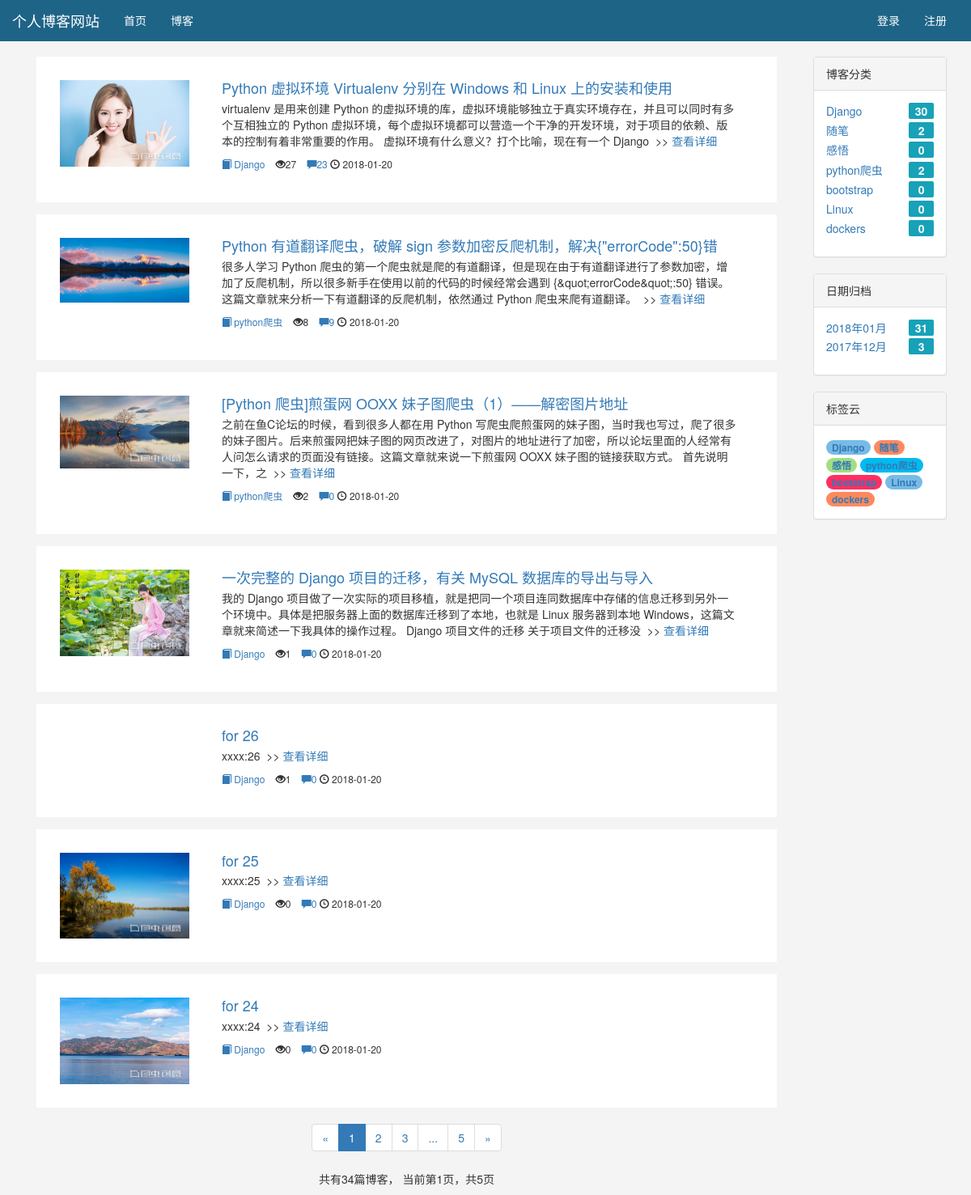
Screenshot of /blog/ with the database file from the repository.
### blog/models.py (models this page shows, shortened)
class Blog(models.Model, ReadNumExpandMethod):
    title = models.CharField(max_length=50)
    img = models.ImageField(upload_to='upload/',null=True)
    blog_type = models.ForeignKey(BlogType, on_delete=models.CASCADE)
    content = RichTextUploadingField()
    author = models.ForeignKey(User, on_delete=models.CASCADE)
    read_details = GenericRelation(ReadDetail)
    created_time = models.DateTimeField(auto_now_add=True)
    last_updated_time = models.DateTimeField(auto_now=True)
    class Meta:
        ordering = ['-created_time']

class BlogType(models.Model):
    type_name = models.CharField(max_length=15)
    def __str__(self):
        return self.type_name

### read_statistics/models.py (models this page shows)
class ReadNum(models.Model):
    read_num = models.IntegerField(default=0)
    content_type = models.ForeignKey(ContentType, on_delete=models.CASCADE)
    object_id = models.PositiveIntegerField()
    content_object = GenericForeignKey('content_type', 'object_id')

### blog/views.py (the view)
# urls.py: path('', views.blog_list, name='blog_list'),
def blog_list(request):
    blogs_all_list = Blog.objects.all()
    context = get_blog_list_common_data(request, blogs_all_list)
    return render(request, 'blog/blog_list.html', context)

### comment/templatetags/comment_tags.py (called while the page is built)
@register.simple_tag
def get_comment_count(obj):
    content_type = ContentType.objects.get_for_model(obj)
    return Comment.objects.filter(content_type=content_type, object_id=obj.pk).count()

### read_statistics/models.py (called while the page is built)
    def get_read_num(self):
        try:
            ct = ContentType.objects.get_for_model(self)
            readnum = ReadNum.objects.get(content_type=ct, object_id=self.pk)
            return readnum.read_num
        except exceptions.ObjectDoesNotExist:
            return 0

### user/context_processors.py (called while the page is built)
def login_modal_form(request):
    return {'login_modal_form': LoginForm()}

### blog/templates/blog/blog_list.html (shortened to what this page needs)
{% extends 'base.html' %}
{% block nav_blog_active %}active{% endblock %}
{% load staticfiles %}
{% load comment_tags %}
{% load likes_tags %}
{% block header_extends %}
    <link rel="stylesheet" href="{% static 'blog/blog.css' %}">
    <link rel="stylesheet" href="{% static 'prism_patched.min.css' %}">
{% endblock %}
{% block content %}
    <div class="container">
        <div class="row">
            <div class="col-xs-12 col-sm-8 col-md-9 col-lg-10">
                {% for blog in blogs %}
                    <div class="media"
                         style="margin-left:15px;margin-right:15px;
                         display: flex;background-color: white;
                         border:1px solid #fff;padding:2em 2em;">
                        <div class="media-left media-middle">
                            <img src="media/{{ blog.img }}" style="width:160px;" alt="" class="media-object">
                        </div>
                        <div class="media-body" style="padding-left:30px;margin-bottom:1rem !important;">
                            <h4 class="media-heading">
                                <a href="{% url 'blog_detail' blog.pk %}">{{ blog.title }}</a>
                            </h4>
                            <p style="margin-right:20px;">
                                {{ blog.content|striptags|truncatechars:150 }}&nbsp;&nbsp;>>
                                <a href="{% url 'blog_detail' blog.pk %}">查看详细</a>
                            </p>
                            <div style="font-size:12px;">
                                <a href="{% url 'blogs_with_type' blog.blog_type.pk %}" class="cate">
                                    <i class="glyphicon glyphicon-book "></i>
                                    {{ blog.blog_type }}
                                </a>&nbsp;&nbsp;
                                <span>
                                    <i class="glyphicon glyphicon-eye-open"></i>{{ blog.get_read_num }}
                                </span>&nbsp;&nbsp;
                                <a href="">
                                    <i class="glyphicon glyphicon-comment"></i>{% get_comment_count blog %}
                                </a>
                                <span class="glyphicon glyphicon-time"></span> {{ blog.created_time|date:"Y-m-d" }}&nbsp;
                            </div>
                        </div>
                    </div>
                {% empty %}
                    <div class="blog">
                        <h3>暂无博客，敬请期待</h3>
                    </div>
                {% endfor %}
                <div class="paginator">
                    <ul class="pagination">
                        <li>
                            {% if page_of_blogs.has_previous %}
                                <a href="?page={{ page_of_blogs.previous_page_number }}" aria-label="Previous">
                                    <span aria-hidden="true">&laquo;</span>
                                </a>
                            {% else %}
                                <span aria-hidden="true">&laquo;</span>
                            {% endif %}
                        </li>
                        {% for page_num in page_range %}
                            {% if page_num == page_of_blogs.number %}
                                <li class="active"><span>{{ page_num }}</span></li>
                            {% else %}
                                {% if page_num == '...' %}
                                    <li><span>{{ page_num }}</span></li>
                                {% else %}
                                    <li><a href="?page={{ page_num }}">{{ page_num }}</a></li>
                                {% endif %}
                            {% endif %}
                        {% endfor %}
                        <li>
                            {% if page_of_blogs.has_next %}
                                <a href="?page={{ page_of_blogs.next_page_number }}" aria-label="Next">
                                    <span aria-hidden="true">&raquo;</span>
                                </a>
                            {% else %}
                                <span aria-hidden="true">&raquo;</span>
                            {% endif %}
                        </li>
                    </ul>
                    <p>
                        共有{{ page_of_blogs.paginator.count }}篇博客，
                        当前第{{ page_of_blogs.number }}页，共{{ page_of_blogs.paginator.num_pages }}页
                    </p>
                </div>
            </div>
            <div class="hidden-xs col-sm-4 col-md-3 col-lg-2">
                <div class="panel panel-default">
                    <div class="panel-heading">博客分类</div>
                    <div class="panel-body">
                        <ul class="blog-types">
                            {% for blog_type in blog_types %}
                                <li style="margin-bottom: 0.3em;">
                                    <a href="{% url 'blogs_with_type' blog_type.pk %}">
                                        {{ blog_type.type_name }}
                                        <span class="pull-right" style="width:2.2em;
                                        background-color: #17a2b8;color:#fff;text-align: center;
                                        font-weight: 700;border-radius:0.2rem;">
                                            {{ blog_type.blog_count }}
                                        </span>
                                    </a>
                                </li>
                            {% empty %}
                                <li>暂无分类</li>
                            {% endfor %}
                        </ul>
                    </div>
                </div>
                <div class="panel panel-default">
                    <div class="panel-heading">日期归档</div>
                    <div class="panel-body">
                        <ul>
                            {% for blog_date, blog_count in blog_dates.items %}
                                <li style="margin-bottom: 0.2em;">
                                    <a href="{% url 'blogs_with_date' blog_date.year blog_date.month %}">
                                        {{ blog_date|date:"Y年m月" }}
                                         <span class="pull-right" style="width:2.2em;
                                        background-color: #17a2b8;color:#fff;text-align: center;
                                        font-weight: 700;border-radius:0.2rem;">
                                            {{ blog_count }}
                                        </span>
                                    </a>
                                </li>
                            {% endfor %}
                        </ul>
                    </div>
                </div>
                <div class="panel panel-default">
                    <div class="panel-heading ">标签云</div>
                    <div class="panel-body">
                        <div class="card-body">
                            {% for type in blog_types %}
                                <span class="badge my-badge">
                                    <a href="{% url 'blogs_with_type' type.pk %}" class="tags"
                                    data-toggle="tooltip" data-placement="top" title="该类型下有{{ type.blog_count }}篇文章">
                                        {{ type.type_name }}
                                    </a>
                                </span>
                            {% endfor %}
                        </div>
                    </div>
                </div>
            </div>
        </div>
    </div>
{% endblock %}

### templates/base.html (shortened to what this page needs)
{% load staticfiles %}
<!DOCTYPE html>
<html lang="zh-CN">
<head>
    <link rel="stylesheet" href="{% static 'base.css' %}">
    <link rel="stylesheet" href="{% static 'bootstrap-3.3.7/css/bootstrap.min.css' %}">
    {% block header_extends %}{% endblock %}
</head>
<body style="background-color: #f4f4f4;">
    <div class="navbar  navbar-fixed-top" role="navigation"style="background-color:rgb(30,100,135);">
        <div class="container-fluid">
            <div class="navbar-header">
                <a class="navbar-brand" href="{% url 'home' %}" style="color:white;">个人博客网站</a>
            </div>
            <div id="navbar-collapse" class="collapse navbar-collapse">
                <ul class="nav navbar-nav">
                    <li class="{% block nav_home_active %}{% endblock %}">
                        <a href="{% url 'home' %}"style="color:white;">首页</a>
                    </li>
                    <li class="{% block nav_blog_active %}{% endblock %}">
                        <a href="{% url 'blog_list' %}"style="color:white;">博客</a>
                    </li>
                </ul>
                <ul class="nav navbar-nav navbar-right">
                    {% if not user.is_authenticated %}
                        <li>
                            <a href="{% url 'login' %}?from={{ request.get_full_path }}"style="color:white;">登录</a>
                        </li>
                        <li>
                            <a href="{% url 'register' %}?from={{ request.get_full_path }}"style="color:white;">注册</a>
                        </li>
                    {% endif %}
                </ul>
            </div>
        </div>
    </div>
    {% block content %}{% endblock %}
</body>
</html>

### static/base.css (style rules this page uses)
* { margin: 0; padding: 0; }
body { margin-top: 70px!important; }
ul { list-style-type: none!important; }
ul.navbar-right { margin-right: 0; }

### blog/static/blog/blog.css (style rules this page uses)
ul.blog-types { list-style-type: none; }
div.paginator { text-align: center; }

### blog/templates/blog/blog_list.html (style rules this page uses)
.my-badge { border-radius:1.2rem; color:white; }
.my-badge:nth-child(5n+1) { background:#78BBE6; }
.my-badge:nth-child(5n+2) { background:#FF895D; }
.my-badge:nth-child(5n+3) { background:#A3DE83; }
.my-badge:nth-child(5n+4) { background:#00BBF0; }
.my-badge:nth-child(5n+5) { background:#FF2E63; }
img { transform：scale(1,1); }

### rows the page displays
Blog: img (picture), title "Python 虚拟环境 Virtualenv 分别在 Windows 和 Linux 上的安装和使用", content "virtualenv 是用来创建 Python 的虚拟环境的库，虚拟环境能够独立于真实环境存在，并且可以同时有多个互相独立的 Python 虚拟环境，每个虚拟环境都可以营造一个干净的开发环境，对于项目的依赖、版本的控制有着非常重要的作用。 虚拟环境有什么意义？打个比喻，现在有一个 Django", blog_type "Django", get_read_num "27", id "23", created_time "2018-01-20"
Blog: img (picture), title "Python 有道翻译爬虫，破解 sign 参数加密反爬机制，解决{\"errorCode\":50}错", content "很多人学习 Python 爬虫的第一个爬虫就是爬的有道翻译，但是现在由于有道翻译进行了参数加密，增加了反爬机制，所以很多新手在使用以前的代码的时候经常会遇到 {&quot;errorCode&quot;:50} 错误。这篇文章就来分析一下有道翻译的反爬机制，依然通过 Python 爬虫来爬有道翻译。", blog_type "python爬虫", get_read_num "8", id "9", created_time "2018-01-20"
Blog: img (picture), title "[Python 爬虫]煎蛋网 OOXX 妹子图爬虫（1）——解密图片地址", content "之前在鱼C论坛的时候，看到很多人都在用 Python 写爬虫爬煎蛋网的妹子图，当时我也写过，爬了很多的妹子图片。后来煎蛋网把妹子图的网页改进了，对图片的地址进行了加密，所以论坛里面的人经常有人问怎么请求的页面没有链接。这篇文章就来说一下煎蛋网 OOXX 妹子图的链接获取方式。 首先说明一下，之", blog_type "python爬虫", get_read_num "2", id "0", created_time "2018-01-20"
Blog: img (picture), title "一次完整的 Django 项目的迁移，有关 MySQL 数据库的导出与导入", content "我的 Django 项目做了一次实际的项目移植，就是把同一个项目连同数据库中存储的信息迁移到另外一个环境中。具体是把服务器上面的数据库迁移到了本地，也就是 Linux 服务器到本地 Windows，这篇文章就来简述一下我具体的操作过程。 Django 项目文件的迁移 关于项目文件的迁移没", blog_type "Django", get_read_num "1", id "0", created_time "2018-01-20"
Blog: title "for 26", content "xxxx:26", blog_type "Django", get_read_num "1", id "0", created_time "2018-01-20"
Blog: img (picture), title "for 25", content "xxxx:25", blog_type "Django", get_read_num "0", id "0", created_time "2018-01-20"
Blog: img (picture), title "for 24", content "xxxx:24", blog_type "Django", get_read_num "0", id "0", created_time "2018-01-20"
BlogType: type_name "Django", blog_count "30"
BlogType: type_name "随笔", blog_count "2"
BlogType: type_name "感悟", blog_count "0"
BlogType: type_name "python爬虫", blog_count "2"
BlogType: type_name "bootstrap", blog_count "0"
BlogType: type_name "Linux", blog_count "0"
BlogType: type_name "dockers", blog_count "0"

### other values shown
{{ page_num }} "1"
{{ page_num }} "2" "3" "5"
{{ page_num }} "..."
{{ page_of_blogs.paginator.count }} "34"
{{ page_of_blogs.number }} "1"
{{ page_of_blogs.paginator.num_pages }} "5"
{{ blog_date|date:"Y年m月" }} "2018年01月" "2017年12月"
{{ blog_count }} "31" "3"
